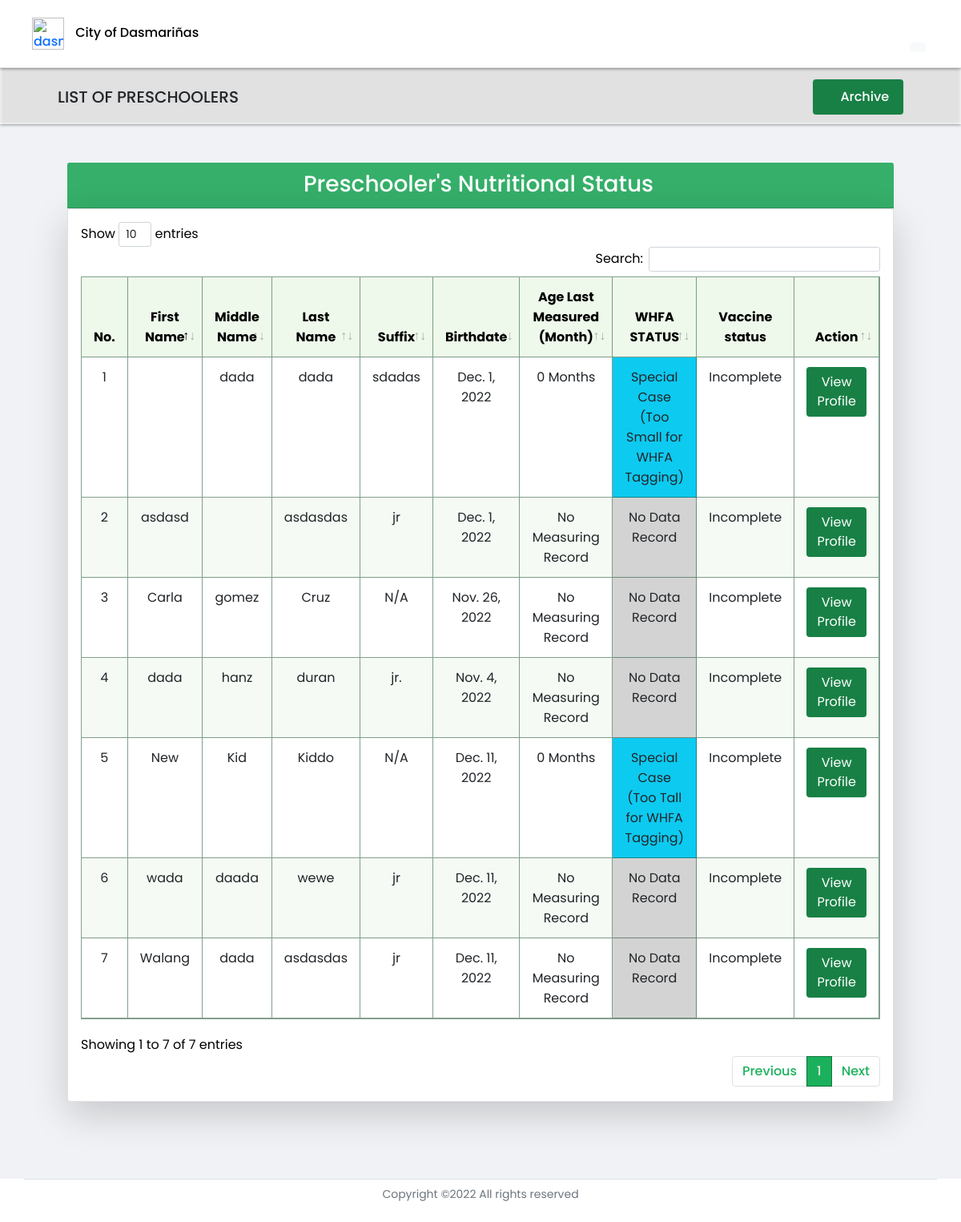
The app's page /preschooler_dashboard (signed in) with its own data.
### profilingApp/models.py (models this page shows, shortened)
class Preschooler(Model):
    GENDER = [('Male', 'Male'),
              ('Female', 'Female'),]
    parent = models.ForeignKey(Parent, on_delete=CASCADE)
    first_name = models.CharField(max_length=100)
    last_name = models.CharField(max_length=100)
    middle_name = models.CharField(max_length=100)
    suffix_name = models.CharField(max_length=100, null=True, blank=True)
    birthday = models.DateField(null=True, blank=True)
    height = models.FloatField(null=True,validators=[MinValueValidator(0)])
    weight = models.FloatField(null=True, validators=[MinValueValidator(0)])
    gender = models.CharField(max_length=100, choices=GENDER, null=True)
    date_measured = models.DateField(null=True, blank=True)
    health_problem = models.CharField(max_length=500, null=True, blank=True)
    history= HistoricalRecords()
    objects = models.Manager()
    lt_60_objects = PreschoolerManagerLess()
    gte_60_objects = PreschoolerManagerGreater()
    def age_measured(self):
        today = date.today()
        try:
            date_diff = self.date_measured - self.birthday
            in_days = date_diff.days
            return int((in_days) / (365 / 12))
        except:
             return 'Undefined'
    def whfa(self):
        calculator = Calculator(adjust_height_data=False, adjust_weight_scores=False,
                       include_cdc=False, logger_name='pygrowup',
                       log_level='INFO')
        try:
            date_diff = self.date_measured - self.birthday
            in_days = date_diff.days
            age_months = int((in_days) / (365 / 12))
            return float(calculator.wfl(self.weight, age_months, helpers.get_good_sex(str(self.gender)), self.height))
        except:
            pass
    def vaccine_count(self):
        return Vaccine.objects.filter(vax_preschooler=self).count()

### profilingApp/views.py (the view)
# urls.py: path('preschooler_dashboard', views.preschooler_dashboard, name='preschooler_dashboard'),
def preschooler_dashboard(request):
    if request.user.is_authenticated and request.user.user_type == 'BHW':
        bhw_logged = BarangayHealthWorker.objects.get(user_id=request.user.id)
        parents = Parent.objects.filter(barangay=bhw_logged.bhw_barangay)
        preschooler = Preschooler.lt_60_objects.filter(parent__in=(parents))
        preschooler_60months = Preschooler.gte_60_objects.filter(parent__in=(parents))
        context = {'bhw' : bhw_logged,
                   'preschoolers': preschooler,
                   'archive_preschoolers' : preschooler_60months}
        return render(request, 'activities/BHW Preschooler Dashboard.html', context)
    elif request.user.is_authenticated and request.user.user_type == 'Admin':
        return redirect('admin_home')
    elif request.user.is_authenticated and request.user.user_type == 'P/G':
        return redirect('parent_home')

### profilingApp/models.py (called while the page is built)
    def get_queryset(self):
        greater_than_60_mon = datetime.today() - relativedelta(months=60)
        return super().get_queryset().filter(birthday__gt=greater_than_60_mon)

    def get_queryset(self):
        less_than_60_mon = datetime.today() - relativedelta(months=60)
        return super().get_queryset().filter(birthday__lte=less_than_60_mon)

### profilingApp/templates/activities/BHW Preschooler Dashboard.html (shortened to what this page needs)
{% extends 'activities/BHW Home.html' %}
{% load static %}
{% block dashboard %}
</head>
<body>
<header>
    <div class="site-header">
    <nav class="navbar fixed-top index__navbar scrolled border-bottom"
    style=" padding-left:3%; padding-right:3%;">
        <div class="flex-fill p-1 py-1">
            <div class="d-flex align-items-center justify-content-between">
                <div>
                    <a href="#" class="name" style="text-decoration: none;">
                        <img class="navbar-icon" src="{% static '/Media/avatar.png' %}" alt="dasma-logo">
                        <span id="hidetitle" class="brand__name" style="color:rgb(3, 3, 3); margin-left:10px;">City of Dasmariñas</span>
                    </a>
                </div>
                <div id="navLinks">
                    <ul class="nav text-small">
                        <li>
                            <a href="{% url 'bhw_home' %}" class="nav-link" data-toggle="tooltip" data-bs-placement="bottom" data-bs-offset="0,7"
                            title="Home">
                            <i class="fa fa-fw fa-home" style="font-size: 24px;"></i>
                            </a>
                        </li>
                        <li>
                            <a href="{% url 'preschooler_dashboard' %}" class="nav-link" style="color:rgb(27, 177, 92) !important;" data-toggle="tooltip" data-bs-placement="bottom" data-bs-offset="0,7"
                            title="Preschooler List">
                            <i class="fa fa-fw fa-id-card " style="font-size: 24px;"></i>
                            </a>
                        </li>
                        <li>
                            <a class="btn nav-link" id="dropdownUser1" data-bs-toggle="dropdown" data-toggle="tooltip" data-bs-placement="bottom" data-bs-offset="0,7"
                            title="User Settings" aria-expanded="false">
                                <i class="fa fa-fw fa-user-cog bi" style="font-size: 24px;"></i>
                                <span class="position-absolute top-100 start-75 translate-middle badge rounded-pill text-dark" style="border-radius: 50%;">
                                    <i class="fa fa-lg fa-fw fa-caret-down bg-light" style="border-radius: 25%; margin-bottom: 15px;"></i>
                                </span></a>
                        </li>
                    </ul>
                </div>
            </div>
        </div>
    </nav>
    </div>
</header>
<div class="" id="secondNav">
    <div class="row align-items-center">
        <div class="col-6 d-flex text-md-start text-center text-uppercase align-items-center ">
            <h5 class="m-0 align-items-center">List of Preschoolers</h5>
        </div>
        <div class="col-6 d-flex justify-content-md-end justify-content-center align-items-stretch">
            <button class="btn"type="button" style="background-color: #188045; color: white;" data-bs-toggle="modal" data-bs-target="#modalArc"><h6 style="padding:5px;margin-bottom: 0px !important;"><i class="fa fa-archive"></i> Archive</h6></button>
        </div>
    </div>
</div>
<div id="grid" class="container-fluid" style="margin-top:85px;">
<div class="container text-black">
    <div class="row">
        <div class="col">
            <div class="card-header">
                <h3>Preschooler's Nutritional Status</h3>
            </div>
            <div class="card shadow-lg p-3 bg-white rounded">
                <div class="table-responsive">
                    <table class="table table-hover table-cell-border" id="preschooler_bmi" >
                        <thead>
                            <tr style="text-align: center;">
                                <th scope="col">No.</th>
                                <th scope="col">First Name</th>
                                <th scope="col">Middle Name</th>
                                <th scope="col">Last Name</th>
                                <th scope="col">Suffix</th>
                                <th scope="col">Birthdate</th>
                                <th scope="col">Age Last Measured (Month)</th>
                                <th scope="col">WHFA STATUS</th>
                                <th scope="col">Vaccine status</th>
                                <th scope="col" class="nosort text-center">Action</th>
                            </tr>
                        </thead>
                        <tbody>
                            {% for preschooler in preschoolers %}
                            <tr style="text-align: center;">
                                <td></td>
                                <td>{{ preschooler.first_name }}</td>
                                <td>{{ preschooler.middle_name }}</td>
                                <td>{{ preschooler.last_name }}</td>
                                {% if preschooler.suffix_name is None %}
                                    <td>N/A</td>
                                {% elif preschooler.suffix_name == '' %}
                                    <td>N/A</td>
                                {% else %}
                                    <td>{{ preschooler.suffix_name }}</td>
                                {% endif %}
                                <td>{{ preschooler.birthday }}</td>
                                {% if preschooler.age_measured == 'Undefined' %}
                                    <td>No Measuring Record</td>
                                {% else %}
                                    <td>{{ preschooler.age_measured }} Months</td>
                                {% endif %}
                                {% if preschooler.whfa is None %}
                                    {% if preschooler.height < 45.0 %}
                                        <td class="bg-info" > Special Case <p class="text text-small m-0"> (Too Small for WHFA Tagging) </p></td>
                                    {% elif preschooler.height > 110.0 %}
                                        <td class="bg-info" > Special Case <p class="text text-small m-0"> (Too Tall for WHFA Tagging) </p></td>
                                    {% else %}
                                        <td style="background-color: rgb(211, 211, 211);"> No Data Record </td>
                                    {% endif %}
                                {% elif preschooler.whfa > 3.0%}
                                    <td style="background-color: rgb(242, 98, 33);"> Obese ({{ preschooler.whfa }})</td>
                                {% elif preschooler.whfa > 2.0 and preschooler.whfa <= 3.0 %}
                                    <td style="background-color: rgb(242, 98, 33);"> Overweight ({{ preschooler.whfa }})</td>
                                {% elif preschooler.whfa >= -2.0 and preschooler.whfa <= 2.0 %}
                                    <td style="background-color: rgb(0, 165, 79);"> Normal ({{ preschooler.whfa}})</td>
                                {% elif preschooler.whfa >= -3.0 and preschooler.whfa < -2.0 %}
                                    <td style="background-color: rgb(255, 241, 2);"> Moderately Wasted ({{ preschooler.whfa }})</td>
                                {% else %}
                                    <td style="background-color: rgb(238, 29, 35);"> Severely Wasted ({{preschooler.whfa }})</td>
                                {% endif %}
                                {% if preschooler.vaccine_count == 8 %}
                                    <td style="color: rgb(0, 165, 79);">Complete</td>
                                {% else %}
                                    <td>Incomplete</td>
                                {% endif %}
                                <td style="text-align: center;">
                                    <div>
                                        <a href="{% url 'preschooler_profile' preschooler.id %}"><button type="button" style="background-color: #188045; color: white;" class="btn">View Profile</button></a>
                                    </div>
                                </td>
                            </tr>
                            {% endfor %}
                        </tbody>
                    </table>
                </div>
            </div>
        </div>
    </div>
</div>
</div>
{% endblock %}

### profilingApp/static/CSS/styles.css (style rules this page uses)
.fixed-top { position: sticky; top: 0; right: 0; left: 0; z-index: 1030; max-height: 85px; min-height: 85px; background-color: white; border-bottom: 3px; filter: drop-shadow(0px 0.8px 2px rgba(0, 0, 0, 0.75)); }
#secondNav { position: sticky; top: 85px; padding: 1.2% 6% 1% 6%; margin-bottom: 1%; width: 100%; z-index: 2; background-color: #ffffffcd; filter: drop-shadow(0px 0.8px 2px rgba(0, 0, 0, 0.75)); }
.navbar-icon { width: 40px; max-width: 40px; }
img { vertical-align: middle; border-style: none; }
* { margin: 0; padding: 0; box-sizing: border-box; font-family: 'Poppins', sans-serif; }
li, a, button { font-family: 'Poppins', sans-serif; font-weight: 500; font-size: 16px; color:#188045; text-decoration: none; }
li { list-style: none; display: list-item; text-align: -webkit-match-parent; }
a { text-decoration: none; }
table { border: 1px ridge !important; border-color:#003d1b7d !important; }
thead { border-color: rgba(23, 128, 69, 0.514)!important; background-color: #eef9eb; text-align: left !important; color:#000000; }
th { border-bottom: 1px solid !important; border-right: 1px solid !important; padding: 12px 15px !important; border-color: #003d1b7d!important; }
td { border-bottom: 1px solid !important; border-right: 1px solid !important; padding: 12px 15px !important; border-color: #003d1b7d!important; }
tbody tr:nth-of-type(even) { background-color: #f5faf4; }
#navLinks li a { color:rgba(0, 19, 0, 0.87); padding: 13 13 13 13; margin-left: 15px; position: relative; }
#grid,#footer,#header { transition: 0.5s ease-in-out; }
#grid { background-color: #f0f2f5; position: relative; padding: 4% 6% 8% 6% !important; width: 100%; margin-top: 85px; min-height: 800px; }
.card-header { font-size: 13px; font-family: 'Poppins', sans-serif;; background-color:#35af6a !important; color:white; padding: 10px 15px 5px 10px !important; text-align: center; }
html { width: 100%; height: 100%; }
body { color: rgba(0, 0, 0, 0.6); font-family: 'Poppins', sans-serif; font-size: 14px; line-height: 1.6em; -webkit-font-smoothing: antialiased; -moz-osx-font-smoothing: grayscale; }
::placeholder { color:rgba(255, 255, 255, 0.253); }
@media (min-width: 570px) { ::placeholder { color:rgba(255, 255, 255, 0.253); } }
.row { display: -webkit-box; display: -ms-flexbox; display: flex; -ms-flex-wrap: wrap; flex-wrap: wrap; margin-right: 15px; margin-left: 15px; }
p { display: block; margin-block-start: 1em; margin-block-end: 1em; margin-inline-start: 0px; margin-inline-end: 0px; }
.col-6, .col-7, .col-12, .col, .col-sm-3, .col-sm-6, .col-md-3, .col-md-4, .col-md-5, .col-md-6, .col-md-8, .col-md-9, .col-md-10, .col-md-12, .col-lg-3, .col-lg-4, .col-lg-5, .col-lg-6, .col-lg-7, .col-lg-8, .col-lg-10, .col-lg-12, .col-xl-2 { position: relative; width: 100%; padding-right: 15px; padding-left: 15px; }
.text-center { text-align: center !important; }
html { font-family: sans-serif; line-height: 1.15; -webkit-text-size-adjust: 100%; -webkit-tap-highlight-color: rgba(0, 0, 0, 0); }

### records on screen
Preschooler: first_name "Carla", middle_name "gomez", last_name "Cruz", suffix_name "N/A", birthday "Nov. 26, 2022", shows "No Measuring Record", shows "No Data Record", shows "Incomplete"
Preschooler: first_name "dada", middle_name "hanz", last_name "duran", suffix_name "jr.", birthday "Nov. 4, 2022", shows "No Measuring Record", shows "No Data Record", shows "Incomplete"
Preschooler: middle_name "dada", last_name "dada", suffix_name "sdadas", birthday "Dec. 1, 2022", age_measured "0", weight "Special Case", shows "Incomplete"
Preschooler: first_name "asdasd", last_name "asdasdas", suffix_name "jr", birthday "Dec. 1, 2022", shows "No Measuring Record", shows "No Data Record", shows "Incomplete"
Preschooler: first_name "New", middle_name "Kid", last_name "Kiddo", suffix_name "N/A", birthday "Dec. 11, 2022", age_measured "0", weight "Special Case", shows "Incomplete"
Preschooler: first_name "wada", middle_name "daada", last_name "wewe", suffix_name "jr", birthday "Dec. 11, 2022", shows "No Measuring Record", shows "No Data Record", shows "Incomplete"
Preschooler: first_name "Walang", middle_name "dada", last_name "asdasdas", suffix_name "jr", birthday "Dec. 11, 2022", shows "No Measuring Record", shows "No Data Record", shows "Incomplete"
